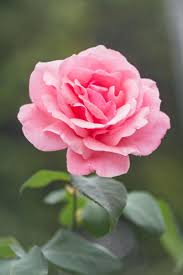
%> input picture Fifth Semester/Image Processing/Lab6/lab6.png, 183 x 275 px, given in place of lab6.jpeg, which was not available
$ octave lab6.m   (GNU Octave 9; MATLAB toolbox functions it lacks are replaced by stand-ins)
%> lines starting %> are read from the running program, lines starting %| are printed output that depends on the picture; pictures that were not available may be replaced by others from this repository, and a replacement may not be noted
clear all;
close all;
clc;
pkg load image;
i=imread("lab6.jpeg");
%> i is the input picture: size 275x183x3 uint8; mean R, G, B 128.2, 108.5, 100.6
b0=double(bitget(i,1));
b1=double(bitget(i,2));
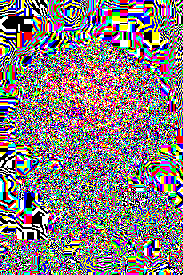
%> b1: size 275x183x3 double; mean R, G, B 0.525, 0.49, 0.496
b2=double(bitget(i,3));
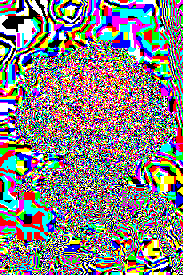
%> b2: size 275x183x3 double; mean R, G, B 0.52, 0.504, 0.514
b3=double(bitget(i,4));
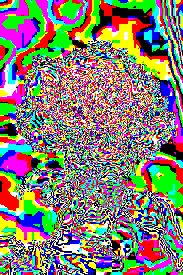
%> b3: size 275x183x3 double; mean R, G, B 0.524, 0.495, 0.445
b4=double(bitget(i,5));
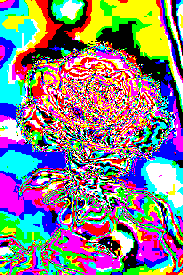
%> b4: size 275x183x3 double; mean R, G, B 0.53, 0.504, 0.524
b5=double(bitget(i,6));
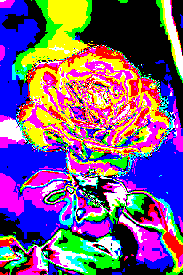
%> b5: size 275x183x3 double; mean R, G, B 0.468, 0.348, 0.504
b6=double(bitget(i,7));
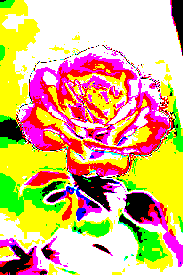
%> b6: size 275x183x3 double; mean R, G, B 0.857, 0.718, 0.509
b7=double(bitget(i,8));
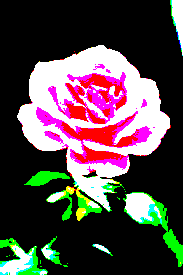
%> b7: size 275x183x3 double; mean R, G, B 0.329, 0.28, 0.284
subplot(3,3,1);imshow(i);title('Original Image');
subplot(3,3,2);imshow(b0);title('BIT PLANE 0');
subplot(3,3,3);imshow(b1);title('BIT PLANE 1');
subplot(3,3,4);imshow(b2);title('BIT PLANE 2');
subplot(3,3,5);imshow(b3);title('BIT PLANE 3');
subplot(3,3,6);imshow(b4);title('BIT PLANE 4');
subplot(3,3,7);imshow(b5);title('BIT PLANE 5');
subplot(3,3,8);imshow(b6);title('BIT PLANE 6');
subplot(3,3,9);imshow(b7);title('BIT PLANE 7');
